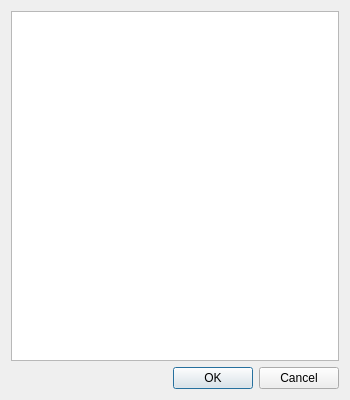
<?xml version="1.0" encoding="UTF-8"?>
<ui version="4.0">
 <class>Dialog</class>
 <widget class="QDialog" name="Dialog">
  <property name="geometry">
   <rect>
    <x>0</x>
    <y>0</y>
    <width>350</width>
    <height>400</height>
   </rect>
  </property>
  <property name="windowTitle">
   <string>Properties</string>
  </property>
  <layout class="QHBoxLayout" name="horizontalLayout">
   <item>
    <layout class="QVBoxLayout" name="verticalLayout">
     <item>
      <widget class="QTextBrowser" name="txtDependencies"/>
     </item>
     <item>
      <widget class="QDialogButtonBox" name="buttonBox">
       <property name="orientation">
        <enum>Qt::Horizontal</enum>
       </property>
       <property name="standardButtons">
        <set>QDialogButtonBox::Cancel|QDialogButtonBox::Ok</set>
       </property>
      </widget>
     </item>
    </layout>
   </item>
  </layout>
 </widget>
 <resources/>
 <connections>
  <connection>
   <sender>buttonBox</sender>
   <signal>accepted()</signal>
   <receiver>Dialog</receiver>
   <slot>accept()</slot>
   <hints>
    <hint type="sourcelabel">
     <x>248</x>
     <y>254</y>
    </hint>
    <hint type="destinationlabel">
     <x>157</x>
     <y>274</y>
    </hint>
   </hints>
  </connection>
  <connection>
   <sender>buttonBox</sender>
   <signal>rejected()</signal>
   <receiver>Dialog</receiver>
   <slot>reject()</slot>
   <hints>
    <hint type="sourcelabel">
     <x>316</x>
     <y>260</y>
    </hint>
    <hint type="destinationlabel">
     <x>286</x>
     <y>274</y>
    </hint>
   </hints>
  </connection>
 </connections>
</ui>
